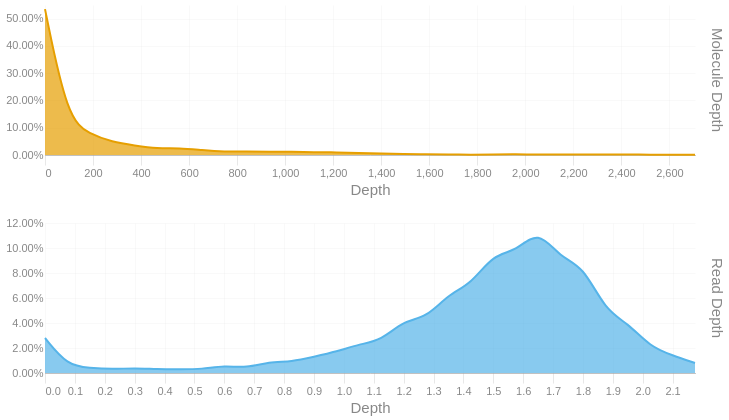

The code cell stored with this chart in its notebook:
### Code cell
readdep = depth_hist(tb['Read Depth'], q99, 3)
readdep = readdep.with_columns(pl.lit('Read Depth').alias('Metric'))
if not SKIPLR:
    moldep = depth_hist(tb['Molecule Depth'], mol_q99, 1)
    moldep = moldep.with_columns(pl.lit('Molecule Depth').alias('Metric'))
    _hist = pl.concat([readdep, moldep])
    _hist = _hist.filter(pl.col('Proportion') != 0)
    with SafeRender(_hist):
        (
            alt.Chart(_hist)        
            .mark_area(interpolate = "basis")
            .encode(
                x=alt.X('Bin:Q').scale(domainMin=0).axis(alt.Axis(title='Depth')),
                y = alt.Y('Proportion:Q', title = None).axis(format = '.2%'),
                color = alt.Color('Metric:N').legend(None),
                row = alt.Row("Metric:N").header(title = None, labelOrient = 'right'),
                tooltip = [
                    alt.Tooltip("Metric:N", title = "Metric"),
                    alt.Tooltip('Interval:N', title = "Depth Interval"),
                    alt.Tooltip('Proportion:Q', title = "% Alignments").format('.2%')
                ]
            )
            .resolve_scale(x='independent', y='independent')
            .properties(
                height = 150, width = 650,
                usermeta={'embedOptions': {'downloadFileName': f'{samplename}.depth.hist'}}
            )
        ).display()
else:
    readdep = readdep.filter(pl.col('Proportion') != 0)
    with SafeRender(readdep):
        (
            alt.Chart(readdep)        
            .mark_area(interpolate = "basis")
            .encode(
                x=alt.X('Bin:Q').scale(domainMin=0).axis(alt.Axis(title='Depth')),
                y = alt.Y('Proportion:Q', title = None).axis(format = '.2%'),
                tooltip = [
                    alt.Tooltip('Interval:N', title = "Depth Interval"),
                    alt.Tooltip('Proportion:Q', title = "% Alignments").format('.2%')
                ]
            )
            .properties(
                usermeta={'embedOptions': {'downloadFileName': f'{samplename}.depth.hist'}}
            )
        ).display()

### Figure 1 — Vega-Lite specification as saved in the notebook (floating-point values rounded to 4 significant figures)
{"width": 650, "height": 150, "config": {"title": {"anchor": "start", "dy": -15, "fontSize": 18, "color": "#888888", "subtitleColor": "#888888", "subtitleFontSize": 14}, "arc": {"fill": "#0072B2"}, "axis": {"domainColor": "#888888", "domainWidth": 0.5, "gridWidth": 0.2, "grid": false, "titleFontWeight": 400, "titleFontSize": 15, "labelFontSize": 11, "labelColor": "#888888", "tickColor": "#888888", "tickWidth": 0.2, "titleColor": "#888888"}, "axisBand": {"grid": false}, "axisX": {"grid": true, "tickSize": 10, "domainCap": "round"}, "axisY": {"domain": false, "grid": true, "tickSize": 0, "domainCap": "round"}, "background": "transparent", "header": {"labelFontSize": 15, "labelColor": "#888888", "titleFontSize": 15, "titleFontWeight": 600, "titleColor": "#888888"}, "legend": {"labelFont": "sans-serif", "labelFontSize": 12, "labelColor": "#888888", "symbolSize": 100, "symbolType": "circle", "titleFontSize": 12, "titlePadding": 10, "titleColor": "#888888", "title": null}, "range": {"category": ["#E69F00", "#56B4E9", "#009E73", "#F0E442", "#0072B2", "#D55E00", "#CC79A7", "#000000"], "diverging": ["#cfe8f3", "#a2d4ec", "#73bfe2", "#46abdb", "#1696d2", "#12719e"]}, "area": {"fill": "#0072B2", "fillOpacity": 0.7, "line": true, "strokeOpacity": 0.7}, "line": {"color": "#0072B2", "stroke": "#0072B2", "strokeWidth": 2}, "trail": {"color": "#0072B2", "stroke": "#0072B2", "strokeWidth": 0, "size": 1}, "point": {"filled": true, "fillOpacity": 1.0, "size": 95}, "text": {"color": "#888888", "fontSize": 11, "align": "right", "fontWeight": 400, "size": 11}, "bar": {"fill": "#0072B2", "stroke": null}, "view": {"stroke": null, "continuousWidth": 660, "continuousHeight": 400}}, "data": {"name": "data-971820053be29e8a60ad276a13aa11fe"}, "mark": {"type": "area", "interpolate": "basis"}, "encoding": {"color": {"field": "Metric", "legend": null, "type": "nominal"}, "row": {"field": "Metric", "header": {"title": null, "labelOrient": "right"}, "type": "nominal"}, "tooltip": [{"field": "Metric", "title": "Metric", "type": "nominal"}, {"field": "Interval", "title": "Depth Interval", "type": "nominal"}, {"field": "Proportion", "format": ".2%", "title": "% Alignments", "type": "quantitative"}], "x": {"axis": {"title": "Depth"}, "field": "Bin", "scale": {"domainMin": 0}, "type": "quantitative"}, "y": {"axis": {"format": ".2%"}, "field": "Proportion", "title": null, "type": "quantitative"}}, "resolve": {"scale": {"x": "independent", "y": "independent"}}, "usermeta": {"embedOptions": {"downloadFileName": "S1_Annapolis_31.depth.hist"}}, "$schema": "https://vega.github.io/schema/vega-lite/v6.1.0.json", "datasets": {"data-971820053be29e8a60ad276a13aa11fe": [{"Bin": 0.0, "Interval": "0.0-0.075", "Proportion": 0.028, "Metric": "Read Depth"}, {"Bin": 0.075, "Interval": "0.075-0.15", "Proportion": 0.006, "Metric": "Read Depth"}, {"Bin": 0.15, "Interval": "0.15-0.225", "Proportion": 0.004, "Metric": "Read Depth"}, {"Bin": 0.225, "Interval": "0.225-0.3", "Proportion": 0.003, "Metric": "Read Depth"}, {"Bin": 0.3, "Interval": "0.3-0.375", "Proportion": 0.004, "Metric": "Read Depth"}, {"Bin": 0.375, "Interval": "0.375-0.45", "Proportion": 0.003, "Metric": "Read Depth"}, {"Bin": 0.45, "Interval": "0.45-0.525", "Proportion": 0.003, "Metric": "Read Depth"}, {"Bin": 0.525, "Interval": "0.525-0.6", "Proportion": 0.003, "Metric": "Read Depth"}, {"Bin": 0.6, "Interval": "0.6-0.675", "Proportion": 0.006, "Metric": "Read Depth"}, {"Bin": 0.675, "Interval": "0.675-0.75", "Proportion": 0.004, "Metric": "Read Depth"}, {"Bin": 0.75, "Interval": "0.75-0.825", "Proportion": 0.009, "Metric": "Read Depth"}, {"Bin": 0.825, "Interval": "0.825-0.9", "Proportion": 0.009, "Metric": "Read Depth"}, {"Bin": 0.9, "Interval": "0.9-0.975", "Proportion": 0.013, "Metric": "Read Depth"}, {"Bin": 0.975, "Interval": "0.975-1.05", "Proportion": 0.017, "Metric": "Read Depth"}, {"Bin": 1.05, "Interval": "1.05-1.125", "Proportion": 0.023, "Metric": "Read Depth"}, {"Bin": 1.125, "Interval": "1.125-1.2", "Proportion": 0.026, "Metric": "Read Depth"}, {"Bin": 1.2, "Interval": "1.2-1.275", "Proportion": 0.042, "Metric": "Read Depth"}, {"Bin": 1.275, "Interval": "1.275-1.35", "Proportion": 0.044, "Metric": "Read Depth"}, {"Bin": 1.35, "Interval": "1.35-1.425", "Proportion": 0.063, "Metric": "Read Depth"}, {"Bin": 1.425, "Interval": "1.425-1.5", "Proportion": 0.071, "Metric": "Read Depth"}, {"Bin": 1.5, "Interval": "1.5-1.575", "Proportion": 0.095, "Metric": "Read Depth"}, {"Bin": 1.575, "Interval": "1.575-1.65", "Proportion": 0.097, "Metric": "Read Depth"}, {"Bin": 1.65, "Interval": "1.65-1.725", "Proportion": 0.115, "Metric": "Read Depth"}, {"Bin": 1.725, "Interval": "1.725-1.8", "Proportion": 0.092, "Metric": "Read Depth"}, {"Bin": 1.8, "Interval": "1.8-1.875", "Proportion": 0.086, "Metric": "Read Depth"}, {"Bin": 1.875, "Interval": "1.875-1.95", "Proportion": 0.05, "Metric": "Read Depth"}, {"Bin": 1.95, "Interval": "1.95-2.025", "Proportion": 0.04, "Metric": "Read Depth"}, {"Bin": 2.025, "Interval": "2.025-2.1", "Proportion": 0.021, "Metric": "Read Depth"}, {"Bin": 2.1, "Interval": "2.1-2.175", "Proportion": 0.014, "Metric": "Read Depth"}, {"Bin": 2.175, "Interval": "2.175-2.25", "Proportion": 0.008, "Metric": "Read Depth"}, {"Bin": 0.0, "Interval": "0.0-93.3", "Proportion": 0.535, "Metric": "Molecule Depth"}, {"Bin": 93.3, "Interval": "93.3-186.7", "Proportion": 0.133, "Metric": "Molecule Depth"}, {"Bin": 186.7, "Interval": "186.7-280.0", "Proportion": 0.076, "Metric": "Molecule Depth"}, {"Bin": 280.0, "Interval": "280.0-373.3", "Proportion": 0.048, "Metric": "Molecule Depth"}, {"Bin": 373.3, "Interval": "373.3-466.7", "Proportion": 0.035, "Metric": "Molecule Depth"}, {"Bin": 466.7, "Interval": "466.7-560.0", "Proportion": 0.023, "Metric": "Molecule Depth"}, {"Bin": 560.0, "Interval": "560.0-653.3", "Proportion": 0.026, "Metric": "Molecule Depth"}, {"Bin": 653.3, "Interval": "653.3-746.6", "Proportion": 0.018, "Metric": "Molecule Depth"}, {"Bin": 746.6, "Interval": "746.6-840.0", "Proportion": 0.012, "Metric": "Molecule Depth"}, {"Bin": 840.0, "Interval": "840.0-933.3", "Proportion": 0.013, "Metric": "Molecule Depth"}, {"Bin": 933.3, "Interval": "933.3-1026.6", "Proportion": 0.011, "Metric": "Molecule Depth"}, {"Bin": 1027.0, "Interval": "1026.6-1120.0", "Proportion": 0.012, "Metric": "Molecule Depth"}, {"Bin": 1120.0, "Interval": "1120.0-1213.3", "Proportion": 0.01, "Metric": "Molecule Depth"}, {"Bin": 1213.0, "Interval": "1213.3-1306.6", "Proportion": 0.01, "Metric": "Molecule Depth"}, {"Bin": 1307.0, "Interval": "1306.6-1400.0", "Proportion": 0.007, "Metric": "Molecule Depth"}, {"Bin": 1400.0, "Interval": "1400.0-1493.3", "Proportion": 0.006, "Metric": "Molecule Depth"}, {"Bin": 1493.0, "Interval": "1493.3-1586.6", "Proportion": 0.003, "Metric": "Molecule Depth"}, {"Bin": 1587.0, "Interval": "1586.6-1679.9", "Proportion": 0.003, "Metric": "Molecule Depth"}, {"Bin": 1680.0, "Interval": "1679.9-1773.3", "Proportion": 0.002, "Metric": "Molecule Depth"}, {"Bin": 1773.0, "Interval": "1773.3-1866.6", "Proportion": 0.001, "Metric": "Molecule Depth"}, {"Bin": 1867.0, "Interval": "1866.6-1959.9", "Proportion": 0.002, "Metric": "Molecule Depth"}, {"Bin": 1960.0, "Interval": "1959.9-2053.3", "Proportion": 0.003, "Metric": "Molecule Depth"}, {"Bin": 2053.0, "Interval": "2053.3-2146.6", "Proportion": 0.001, "Metric": "Molecule Depth"}, {"Bin": 2147.0, "Interval": "2146.6-2239.9", "Proportion": 0.002, "Metric": "Molecule Depth"}, {"Bin": 2240.0, "Interval": "2239.9-2333.3", "Proportion": 0.002, "Metric": "Molecule Depth"}, {"Bin": 2333.0, "Interval": "2333.3-2426.6", "Proportion": 0.002, "Metric": "Molecule Depth"}, {"Bin": 2427.0, "Interval": "2426.6-2519.9", "Proportion": 0.002, "Metric": "Molecule Depth"}, {"Bin": 2520.0, "Interval": "2519.9-2613.2", "Proportion": 0.001, "Metric": "Molecule Depth"}, {"Bin": 2613.0, "Interval": "2613.2-2706.6", "Proportion": 0.001, "Metric": "Molecule Depth"}, {"Bin": 2707.0, "Interval": "2706.6-2799.91", "Proportion": 0.001, "Metric": "Molecule Depth"}]}}
